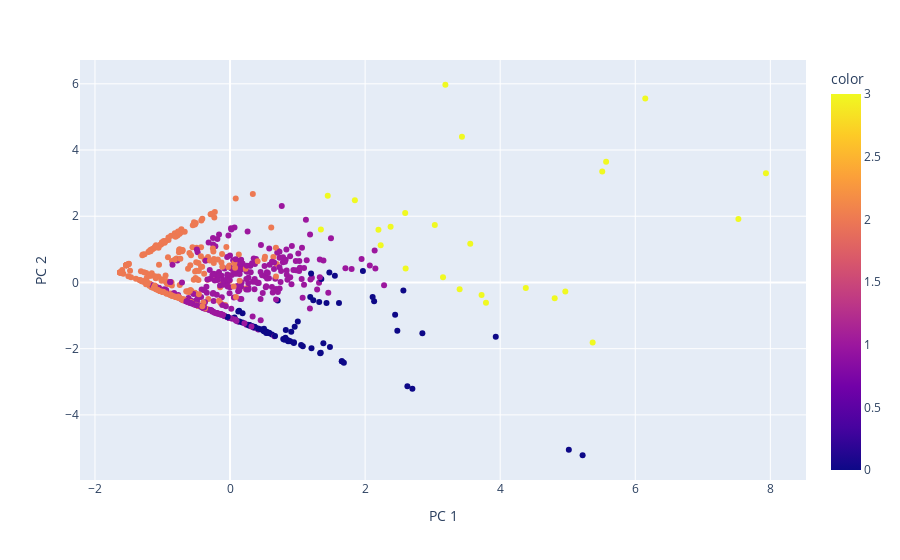

Notebook code cell kept with this figure:
### Code cell
fig = px.scatter(pca_result, x=0, y=1, color=behavior_scale['Kcluster_4'],
                labels={'0': 'PC 1', '1': 'PC 2'})
fig.show()

### Figure 1 — Plotly figure (JSON) as saved in the notebook; plotly's stock layout.template omitted (floating-point values rounded to 4 significant figures; data arrays with more than 128 entries replaced by an {"elided": "..."} marker saying what was removed)
{"data": [{"hovertemplate": "PC 1=%{x}<br>PC 2=%{y}<br>color=%{marker.color}<extra></extra>", "legendgroup": "", "marker": {"color": {"elided": "665 int values"}, "coloraxis": "coloraxis", "symbol": "circle"}, "mode": "markers", "name": "", "orientation": "v", "showlegend": false, "type": "scatter", "x": {"elided": "665 float values"}, "xaxis": "x", "y": {"elided": "665 float values"}, "yaxis": "y"}], "layout": {"coloraxis": {"colorbar": {"title": {"text": "color"}}, "colorscale": [[0, "#0d0887"], [0.1111, "#46039f"], [0.2222, "#7201a8"], [0.3333, "#9c179e"], [0.4444, "#bd3786"], [0.5556, "#d8576b"], [0.6667, "#ed7953"], [0.7778, "#fb9f3a"], [0.8889, "#fdca26"], [1, "#f0f921"]]}, "legend": {"tracegroupgap": 0}, "margin": {"t": 60}, "xaxis": {"anchor": "y", "domain": [0, 1], "title": {"text": "PC 1"}}, "yaxis": {"anchor": "x", "domain": [0, 1], "title": {"text": "PC 2"}}}}
